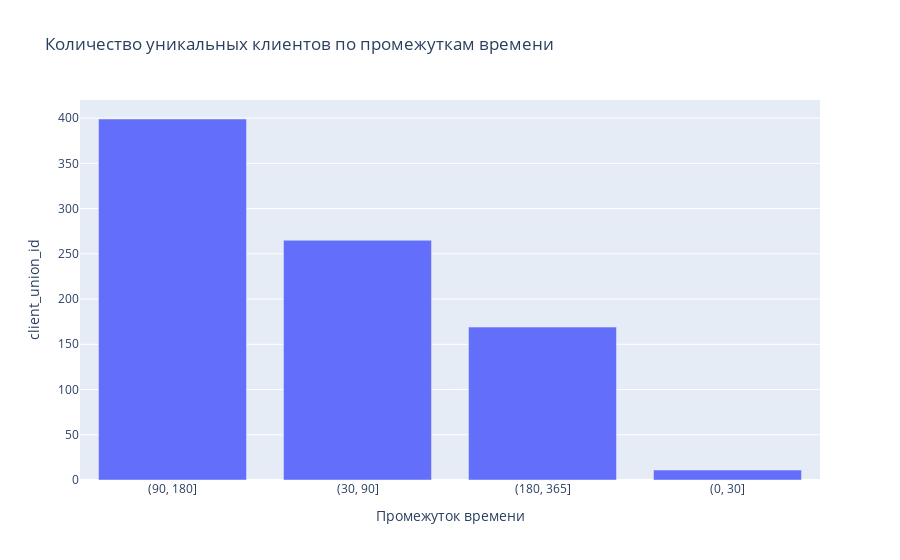

This figure's notebook cell:
### Code cell
fig = px.bar(interval_counts, x ='time_interval', y = 'client_union_id',
             labels={'time_interval': 'Промежуток времени', 'unique_users': 'Количество уникальных клиентов'},
             title='Количество уникальных клиентов по промежуткам времени')
fig.show()

### Figure 1 — Plotly figure (JSON) as saved in the notebook; plotly's stock layout.template omitted (floating-point values rounded to 4 significant figures)
{"data": [{"alignmentgroup": "True", "hovertemplate": "Промежуток времени=%{x}<br>client_union_id=%{y}<extra></extra>", "legendgroup": "", "marker": {"color": "#636efa", "pattern": {"shape": ""}}, "name": "", "offsetgroup": "", "orientation": "v", "showlegend": false, "textposition": "auto", "type": "bar", "x": ["(90, 180]", "(30, 90]", "(180, 365]", "(0, 30]"], "xaxis": "x", "y": [399, 265, 169, 11], "yaxis": "y"}], "layout": {"autosize": true, "barmode": "relative", "legend": {"tracegroupgap": 0}, "title": {"text": "Количество уникальных клиентов по промежуткам времени"}, "xaxis": {"anchor": "y", "autorange": true, "domain": [0, 1], "range": [-0.5, 3.5], "title": {"text": "Промежуток времени"}, "type": "category"}, "yaxis": {"anchor": "x", "autorange": true, "domain": [0, 1], "range": [0, 420], "title": {"text": "client_union_id"}, "type": "linear"}}}
